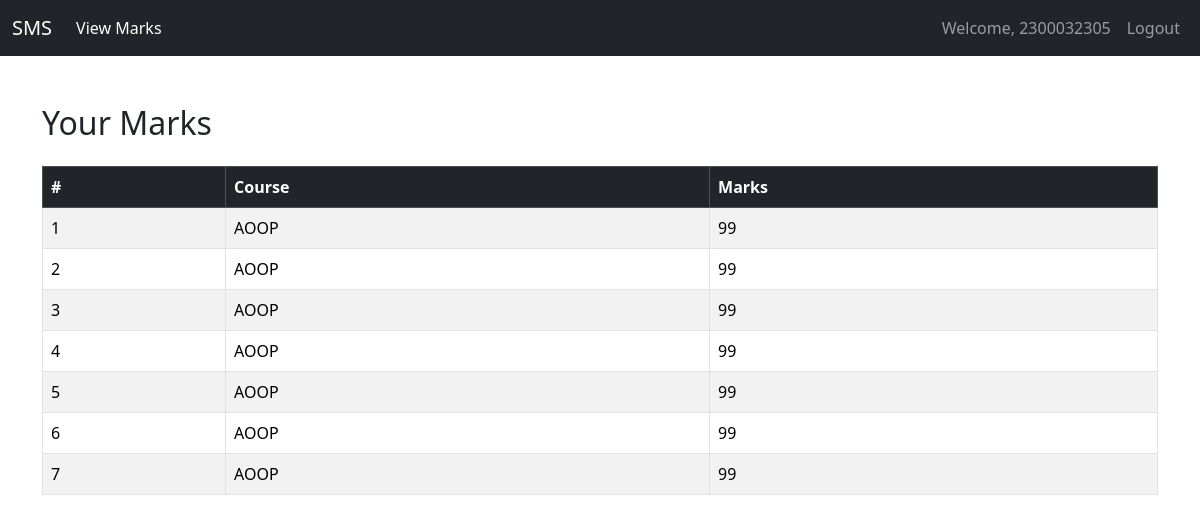
Screenshot of /studentapp/view_marks/ (signed in) with the database file from the repository.
### facultyapp/models.py (models this page shows, shortened)
class Marks(models.Model):
    COURSE_CHOICES = [
        ('AOOP', 'Advance Object-Oriented Programming'),
        ('PFSD', 'Python Full Stack Development'),
        ('DBMS', 'Database Management Systems'),
        ('DSA', 'Data Structures and Algorithms'),
        ('AI', 'Artificial Intelligence'),
    ]
    student = models.ForeignKey(StudentList, on_delete=models.CASCADE)
    course = models.CharField(max_length=50, choices=COURSE_CHOICES)
    marks = models.IntegerField()
    class Meta:
        unique_together = ('student', 'course')

### studentapp/views.py (the view)
# urls.py: path('view_marks/', views.view_marks, name='view_marks'),
def view_marks(request):
    user = request.user
    try:
        student_user = User.objects.get(username=user.username)
        student = StudentList.objects.get(Register_Number=student_user)
        marks = Marks.objects.filter(student=student)  # Use filter instead of get
        return render(request, "studentapp/view_marks.html", {'marks': marks})
    except (StudentList.DoesNotExist, User.DoesNotExist):
        return render(request, "studentapp/view_marks.html", {'error': 'Student not found.'})
    except Marks.DoesNotExist:
        return render(request, "studentapp/view_marks.html", {'error': 'Marks not found.'})

### templates/studentapp/view_marks.html (shortened to what this page needs)
{% extends 'Navbar/StudentNavbar.html' %}
{% load static %}
{% block body %}
<div class="container mt-5">
    {% if marks %}
        <h2 class="mb-4">Your Marks</h2>
        <div class="table-responsive">
            <table class="table table-bordered table-striped">
                <thead class="table-dark">
                    <tr>
                        <th>#</th>
                        <th>Course</th>
                        <th>Marks</th>
                    </tr>
                </thead>
                <tbody>
                    {% for mark in marks %}
                    <tr>
                        <td>{{ forloop.counter }}</td>
                        <td>{{ mark.course }}</td>
                        <td>{{ mark.marks }}</td>
                    </tr>
                    {% endfor %}
                </tbody>
            </table>
        </div>
    {% else %}
        <h2 class="text-danger">No marks available</h2>
    {% endif %}
</div>
{% endblock %}

### templates/Navbar/StudentNavbar.html (shortened to what this page needs)
<!DOCTYPE html>
<html lang="en">
<head>
    <link href="https://cdn.jsdelivr.net/npm/bootstrap@5.3.3/dist/css/bootstrap.min.css" rel="stylesheet">
</head>
<body>
<nav class="navbar navbar-expand-lg navbar-dark bg-dark">
    <div class="container-fluid">
        <a class="navbar-brand" href="{% url 'projecthomepage' %}">SMS</a>
        <div class="collapse navbar-collapse" id="navbarSupportedContent">
            <ul class="navbar-nav me-auto mb-2 mb-lg-0">
                <li class="nav-item">
                    <a class="nav-link active" aria-current="page" href="{% url 'studentapp:view_marks' %}">View Marks</a>
                </li>
            </ul>
            <ul class="navbar-nav ms-auto">
                {% if user.is_authenticated %}
                    <li class="nav-item">
                        <span class="nav-link">Welcome, {{ user.username }}</span>
                    </li>
                    <li class="nav-item">
                        <a class="nav-link" href="{% url 'logout' %}">Logout</a>
                    </li>
                {% endif %}
            </ul>
        </div>
    </div>
</nav>
{% block body %}{% endblock %}
</body>
</html>

### rows the page displays
Marks: course "AOOP", marks "99"
Marks: course "AOOP", marks "99"
Marks: course "AOOP", marks "99"
Marks: course "AOOP", marks "99"
Marks: course "AOOP", marks "99"
Marks: course "AOOP", marks "99"
Marks: course "AOOP", marks "99"

### other values shown
{{ user.username }} "2300032305"
